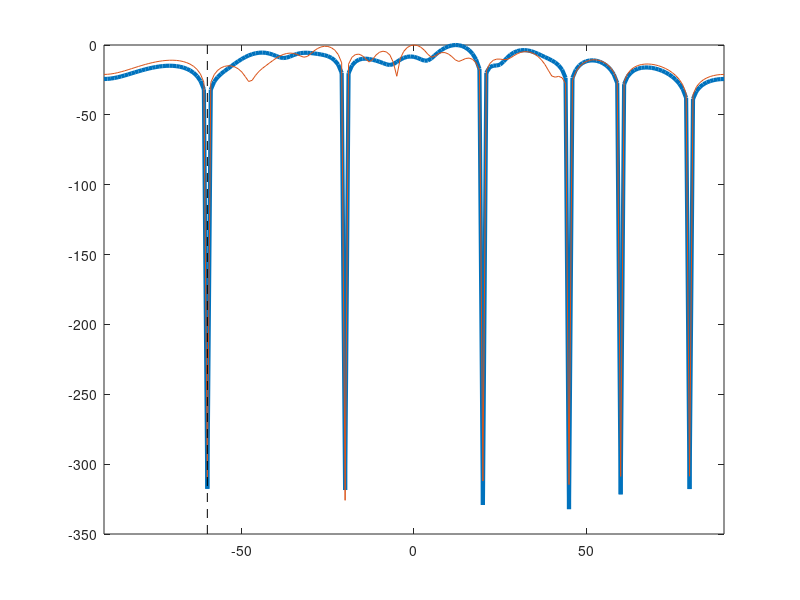

Reproduce this figure in MATLAB. (Note: this script raises an error after producing the figure.)
close all
clear all


%%%%%%%%%%%%%%%%%%%%%%%%%%%%%%%%%%%%%%%%%%%%%%%%%%%%%%%%%%%%%%%%%%%%%%%%%%%
%----------------------------- Inputs ------------------------------------%
%%%%%%%%%%%%%%%%%%%%%%%%%%%%%%%%%%%%%%%%%%%%%%%%%%%%%%%%%%%%%%%%%%%%%%%%%%%

M = 16; %------------------------------------------------Number of elements
theta = [-60, -20, 20, 45, 60, 80]; %------------------------------------Directions
freq = 1*10^9; %---------------------------------------Operating frequency
lambda = (3*10^8)/freq; %--------------------------------------------Lambda
d=lambda/2;
WF = sqrt(diag([1 1 1 1 1])); %---------------------------Weighting factors
beamDirac = -90:90; %------------------------------------------Beam range
threshold = 5*10^-16;




%%%%%%%%%%%%%%%%%%%%%%%%%%%%%%%%%%%%%%%%%%%%%%%%%%%%%%%%%%%%%%%%%%%%%%%%%%%
%------------------------ Steering vectors -------------------------------%
%%%%%%%%%%%%%%%%%%%%%%%%%%%%%%%%%%%%%%%%%%%%%%%%%%%%%%%%%%%%%%%%%%%%%%%%%%%


steering = 2*pi*d/lambda; %------------------------------------Phase Factor
for L = 1 : length(theta)

    for k = 1 : M
        %V(L,k)= (sind(theta(L)))^2 * exp((-1)*steering*sind(theta(L))*(k-1)*i); %---------Transmitting steering vector: tan square * delay
        V(L,k)= exp((-1)*steering*sind(theta(L))*(k-1)*1i); %---------Transmitting steering vector: tan square * delay
    end

end

V = transpose(V);
S = (V)*(ctranspose(V));



%%%%%%%%%%%%%%%%%%%%%%%%%%%%%%%%%%%%%%%%%%%%%%%%%%%%%%%%%%%%%%%%%%%%%%%%%%%
%-------------------------------- EC -------------------------------------%
%%%%%%%%%%%%%%%%%%%%%%%%%%%%%%%%%%%%%%%%%%%%%%%%%%%%%%%%%%%%%%%%%%%%%%%%%%%

tic
[eigVector,eigValue] = eig(S);
eigValue = diag(eigValue);
Index = find(eigValue == min(eigValue));
x_EC = eigVector(:,Index);

Null_Power = (ctranspose(x_EC))*S*x_EC;

wheighted_Nulls_EC = Null_Power*WF;
wheighted_Nulls_EC = diag(wheighted_Nulls_EC);

elapsedTime_EC = toc



%%%%%%%%%%%%%%%%%%%%%%%%%%%%%%%%%%%%%%%%%%%%%%%%%%%%%%%%%%%%%%%%%%%%%%%%%%%
%------------------------------- CMC -------------------------------------%
%%%%%%%%%%%%%%%%%%%%%%%%%%%%%%%%%%%%%%%%%%%%%%%%%%%%%%%%%%%%%%%%%%%%%%%%%%%

%In CMC the signals x_4, x_8 and x_16 are fixed for testing purpose 
%Each M should have identical threshold for different # of directions



R = [real(S) -imag(S); imag(S) real(S)]; %----------Step 1 of the algorithm
lambda_fac = 0.5;
R_dash = 2*(R + lambda_fac*eye(length(R)));


x=randn(M,1)+1i*randn(M,1); %---------------------------Initialization of x

% %%%%% fixed x %%%%%
% x_16 = transpose([0.1732 + 0.4980i -0.5055 + 2.7891i -1.1933 + 0.7276i 0.6470 - 0.7731i -0.3536 + 0.8366i 0.0464 - 1.1283i -0.7929 - 1.4245i -1.5505 + 0.7174i 0.1716 - 0.7779i -0.0621 + 0.3160i 1.1990 + 1.4065i 0.8017 + 0.4011i 1.0533 + 0.9297i -0.7489 - 1.6058i -0.9363 + 0.6615i -1.2691 + 2.1385i]);
% 
% 
% 
% x_4 =[  1.1921 + 1.0205i 
%        -1.6118 + 0.8617i
%        -0.0245 + 0.0012i
%        -1.9488 - 0.0708i];
% 
% 
% x_8 =[ -0.2938 - 0.1765i
%        -0.8479 + 0.7914i
%        -1.1201 - 1.3320i
%         2.5260 - 2.3299i
%         1.6555 - 1.4491i
%         0.3075 + 0.3335i
%        -1.2571 + 0.3914i
%        -0.8655 + 0.4517i];
% 
% 
%   
% 
% if M==16
%     x = x_16;
% else if M == 8
%         x = x_8;
%     else
%         x = x_4; 
%     end
% end

        


B=zeros(M,2*M); %---------------------------------------Setting of B matrix
frst_x = x;
x_old = x;
x_new = x_old;

x=randn(M,1)+1i*randn(M,1);
xrand = x;


tic
n = 1;
counter = n;
while n >= 1
    B=zeros(M,2*M);
    for ii=1:M
        for jj=1:M
            if ii==jj
                B(ii,jj)=cos(angle(x(ii)));
                B(ii,jj+M)=sin(angle(x(ii)));
            end
        end
    end
    
    s = (inv(R_dash))*(transpose(B))*(inv(B*(inv(R_dash))*(transpose(B))))*(ones(length(R_dash)/2,1)); %Step 3
    
    for index = 1:M
        s_complex = s(index)+1i*s(index+M);
        x_new(index,:) = exp(1i*(angle(s_complex)));
    end

    x=x_new;
    fx(n,:) = ctranspose(x_new)*S*x_new;
    fd(n) =(abs(ctranspose(x_new)*S*x_new));

    if n>1
        if abs(abs(fd(n))-abs(fd(n-1)))
            fd_final = fd(n);
            fd_count(n) = fd_final;
        end
    else
        fd_final = fd(n);
        fd_count(n) = fd_final;
    end
    
    if fd_final <= threshold
        break
    end
    
    n = n+1;
    counter = counter+1;

end

elapsedTime_CMC = toc
fd_final=min(fd);



%%%%%%%%%%%%%%%%%%%%%%%%%%%%%%%%%%%%%%%%%%%%%%%%%%%%%%%%%%%%%%%%%%%%%%%%%%%
%------------------------------ plot CMC ---------------------------------%
%%%%%%%%%%%%%%%%%%%%%%%%%%%%%%%%%%%%%%%%%%%%%%%%%%%%%%%%%%%%%%%%%%%%%%%%%%%
v=zeros(M,1);
for ii=1:length(beamDirac)
    for k=1:M
        v(k)= exp((-1i)*steering*sind(beamDirac(ii))*(k-1));
    end
    F1(ii)=abs(v'*x).^2;
end

figure,CMC_plot = plot(beamDirac,10*log10(F1/max(F1)), 'LineWidth',3);
hold on

%%%%%%%%%%%%%%%%%%%%%%%%%%%%%%%%%%%%%%%%%%%%%%%%%%%%%%%%%%%%%%%%%%%%%%%%%%%
%------------------------------ plot EC ----------------------------------%
%%%%%%%%%%%%%%%%%%%%%%%%%%%%%%%%%%%%%%%%%%%%%%%%%%%%%%%%%%%%%%%%%%%%%%%%%%%
v=zeros(M,1);
for ii=1:length(beamDirac)
    for k=1:M
        v(k)= exp((-1i)*steering*sind(beamDirac(ii))*(k-1));
    end
    F2(ii)=abs(v'*x_EC).^2; 
end

EC_plot = plot(beamDirac,10*log10(F2/max(F2)));
xlim([beamDirac(1) beamDirac(length(beamDirac))])


EC_result = mag2db(abs(Null_Power))
CMC_result = mag2db(fd_final)


for k = 1 : length(theta)
    
    plot([theta(k) theta(k)], [-350 0],'k--')
    numstg = num2str(theta(k));
    txt = [num2str(theta(k)),char(176), '\rightarrow'];
    text(theta(k),-20,txt,'HorizontalAlignment','right','FontSize',12)

end

legend([CMC_plot EC_plot], {'CMC','EC'},'Location','east')
 xlabel('Angle (degree)')
 ylabel('Array Factor (dB)')
grid on
